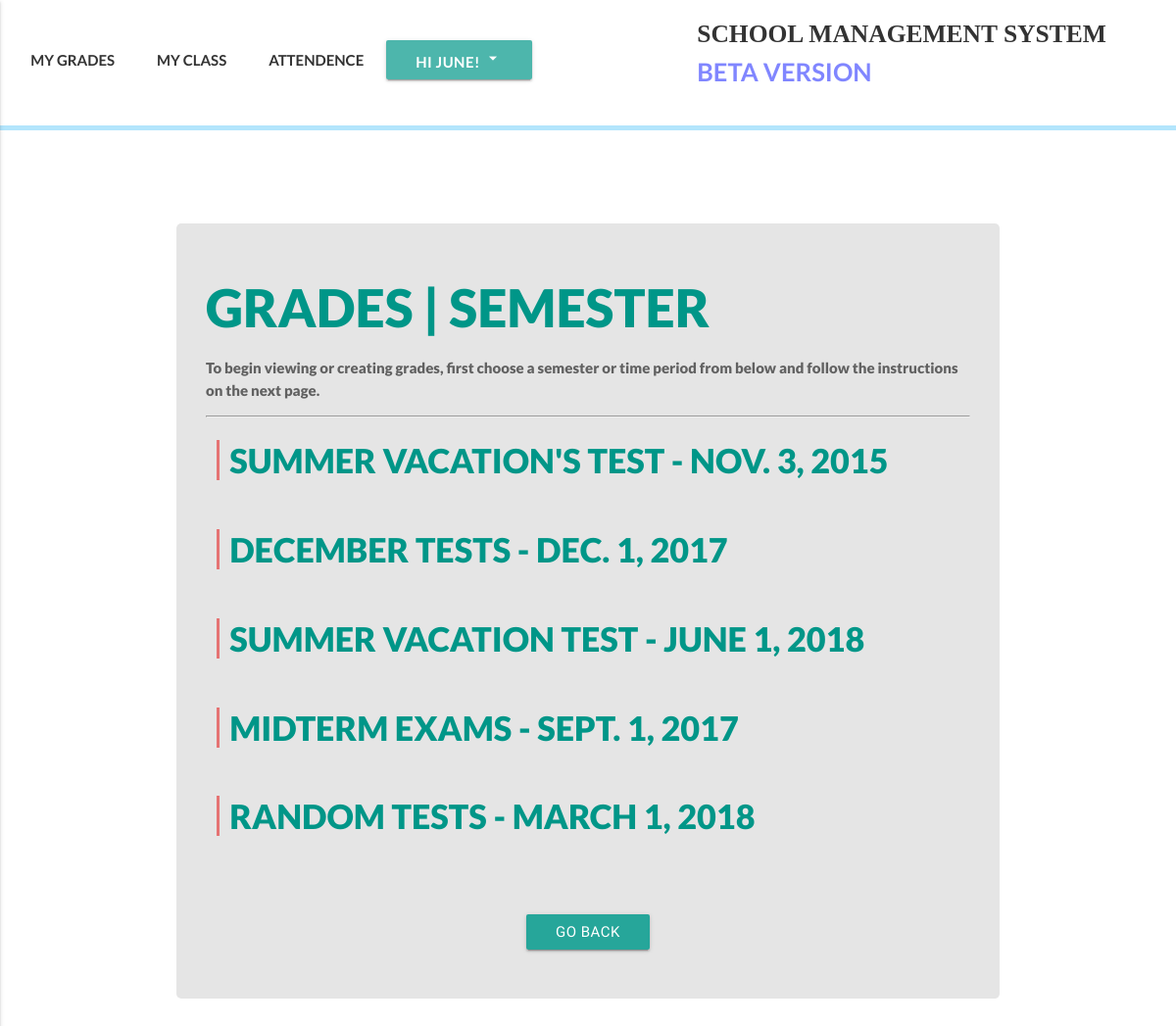
Screenshot of /academics/grades/semester/ (signed in) with the database file from the repository.
### accounts/models.py (models this page shows, shortened)
class User(AbstractBaseUser):
    email = models.EmailField(
        verbose_name='email address',
        max_length=255,
        unique=True,
    )
    date_of_birth = models.DateField(null=True)
    is_active = models.BooleanField(default=True)
    is_admin = models.BooleanField(default=False)
    is_teacher = models.BooleanField(default=False)
    is_student = models.BooleanField(default=False)
    bio = models.TextField(blank=True, help_text='write something about yourself...')
    phone_regex = RegexValidator(regex=r'^\+?1?\d{9,15}$', message="Phone number must be entered in the format: '+999999999'. Up to 15 digits allowed.")
    phone_number = models.CharField(validators=[phone_regex], max_length=17, blank=True, help_text="Phone number must be entered in the format: '+999999999'. Up to 15 digits allowed.") # validators should be a list
    first_name = models.CharField(max_length=225)
    last_name = models.CharField(max_length=225)
    address = models.CharField(max_length=225, blank=True)
    part_of = models.ForeignKey(Klasses, null=True, blank=True, related_name="partof", on_delete=models.SET_NULL)
    image = models.ImageField(upload_to="profile_pictures", blank=True)
    objects = MyUserManager()
    USERNAME_FIELD = 'email'
    REQUIRED_FIELDS = ['first_name', 'last_name', 'phone_number']
    def get_absolute_url(self):
        return reverse('user_detail', kwargs={'id':self.id})

### academics/models.py (models this page shows, shortened)
class Semester(models.Model):
    name = models.CharField(max_length=225, help_text="Choose a name for this period of grades, Semester, yearly or monthly test. However it suits your needs the best")
    period_start = models.DateField(auto_now_add=False, auto_now=False)
    period_end = models.DateField(auto_now_add=False, auto_now=False)

### academics/views.py (the view)
def semester_view(request):
    if request.user.is_authenticated:
        semester = Semester.objects.all()
        template_name = "academics/semester/semester_list.html"
        context = {"semester":semester,}
        return render(request, template_name, context)
    else:
        raise Http404

### klass/models.py (called while the page is built)
    def get_absolute_url(self):
        return reverse('klasses_detail_view', kwargs={'id':self.id})

### templates/academics/semester/semester_list.html (shortened to what this page needs)
{% extends 'index.html' %}
{% block customcss %}
{% load static %}
<link rel="stylesheet" href="{% static 'css/klass/classes.css' %}">
<link rel="stylesheet" href="{% static 'css/academics/subjects/subject_list.css' %}">
{% endblock customcss %}
{% block content %}
<div class="register-bg">
  <div class="classes-boi hoverable grey-text text-darken-2">
      <h2 class="my-heada">GRADES | SEMESTER</h2>
      {% if semester %}
      <div class="my-text">
        {% if request.user.is_admin %}
        <p>To begin viewing or creating grades, first choose a semester or time period from below or add a new one by clicking on the "Add Semester" button</p> <hr>
        {% else %}
        <p>To begin viewing or creating grades, first choose a semester or time period from below and follow the instructions on the next page.</p> <hr>
        {% endif %}
      </div>
      <div class="row">
        <div class="col xl16 l12 m12 s12">
          <div class="my-list-klasses">
            {% for obj in semester %}
            {% if request.user.is_admin %}
            <h4><a href="{{obj.get_associate_klass_url}}" class="my-link">{{obj.name}} - {{obj.period_start}} </a></h4> <br>
            {% elif request.user.is_teacher %}
            <h4><a href="/academics/grade/{{obj.id}}/semester/{{request.user.part_of.id}}" class="my-link">{{obj.name}} - {{obj.period_start}}</a></h4> <br>
            {% elif request.user.is_student %}
            <h4><a href="/academics/grades/{{obj.id}}/student/{{request.user.id}}" class="my-link">{{obj.name}} - {{obj.period_start}}</a></h4> <br>
            {% endif %}
            {% endfor %}
            <br>
            <br>
          </div>
        </div>
        <div class="col offset-s3 s6">
          {% if request.user.is_admin %}
          <a href="{% url 'semester-create' %}" class="btn waves-effect waves-teal grey lighten-3 teal-text dam">ADD SEMESTER</a>
          <a href="{% url 'academics_view' %}" class="btn waves-red boto">GO BACK</a>
          {% else %}
          <a href="{% url 'home' %}" class="btn waves-red boto">Go Back</a>
          {% endif %}
        </div>
      </div>
      {% else %}
      <div class="my-text">
        <p>There are no semesters/time periods added yet... Contact the admin for further information.</p> <hr>
      </div>
      {% endif %}
  </div>
</div>
{% endblock content %}

### templates/index.html (shortened to what this page needs)
<!DOCTYPE html>
<html lang="en">
<head>
  {% load static %}
  <link rel="stylesheet" href="https://cdnjs.cloudflare.com/ajax/libs/animate.css/3.5.2/animate.min.css">
  <link rel="stylesheet" href="{% static 'materialize/css/materialize.min.css' %}">
  {% block headercss %} <link rel="stylesheet" href="{% static 'css/header.css' %}"> {% endblock headercss %}
  {% block customcss %} <link rel="stylesheet" href="{% static 'css/home.css' %}"> {% endblock customcss %}
</head>
<body>
  {% block new_page %}
  <header>
    <div class="my-nav">
      <div class="row">
        <div class="col xl7 l7 m7 s12 ma-nav">
          <ul class="nav-ul" >
            {% block headernavs %}
            {% if request.user.is_authenticated %}
              {% if request.user.is_student %}
              <li><a href="{% url 'semester-view' %}" class="waves-effect waves-teal">MY GRADES</a></li>
              <li><a href="{{request.user.part_of.get_absolute_url}}" class="waves-effect waves-teal">MY CLASS</a></li>
              <li><a href="/academics/attendence/{{request.user.id}}" class="waves-effect waves-teal">ATTENDENCE</a></li>
              <a class='dropdown-button btn my-dropdown teal lighten-2' data-beloworigin="true" href='#' data-activates='dropdown1'>Hi {{request.user.first_name}}! <i class="medium material-icons">arrow_drop_down</i></a>
              {% endif %}
            {% else %}
            <li><a href="{% url 'login_view' %}" class="waves-effect waves-teal"><span>LOGIN</span></a></li>
            {% endif %}
            {% endblock headernavs %}
          </ul>
        </div>
        <div class="col s2">
        </div>
        <div class="col xl5 l5 m5 offset-10">
          <a href="{% url 'home' %}" class='my-logo'>SCHOOL MANAGEMENT SYSTEM<br><span class="qaka"> BETA VERSION</span></a>
        </div>
    </div>
    </div>
    <div class='little-bar'></div>
  </header>
  {% block content %}{% endblock content %}
{% endblock new_page %}
</body>
</html>

### static/css/header.css (style rules this page uses)
.my-nav { font-family: lato; font-weight:bold; background-color: #fff; height:100%; padding-top:15px; padding-bottom: 0; margin-bottom:0; }
.my-dropdown { padding-bottom:40px; }
.little-bar { height:5px; background-color: #b3e5fc; }
.my-nav ul li { display: inline; }
.my-nav ul li a, .disable { padding: 20px 20px 20px 20px; color: #333; transition: 0.4s; }
.my-logo { font-family:kelson sans; color:#333; text-align:right; font-size:1.7em; transition: 0.4s; }
.qaka { color: #8086ff; font-family:lato; }

### static/css/klass/classes.css (style rules this page uses)
.register-bg { padding: 3em 0em; margin-top: 50px; }
.classes-boi { border-radius: 5px; color:#333; text-align:center; margin-top:10vh; width:70%; margin: auto; background-color: #e5e5e5; padding:2em; }
.my-link { color:#616161; transition: 0.4s; text-transform: uppercase; }
.classes-boi h3, .classes-boi h4, .classes-boi p { font-family: lato; font-weight:1000; }

### static/css/academics/subjects/subject_list.css (style rules this page uses)
.my-heada { text-transform: uppercase; font-weight: 1000; font-family: lato; text-align: left; color:#009688; }
.my-text, .my-list, .my-list-klasses { text-align: left; }
.my-list-klasses h4 a { color: #009688; border-left: solid 3px #e57373; padding-left: 10px; margin-left: 0; transition-duration: 0.3s; }

### rows the page displays
User: user.first_name "JUNE"
Semester: name "SUMMER VACATION'S TEST", period_start "NOV. 3, 2015"
Semester: name "DECEMBER TESTS", period_start "DEC. 1, 2017"
Semester: name "SUMMER VACATION TEST", period_start "JUNE 1, 2018"
Semester: name "MIDTERM EXAMS", period_start "SEPT. 1, 2017"
Semester: name "RANDOM TESTS", period_start "MARCH 1, 2018"
